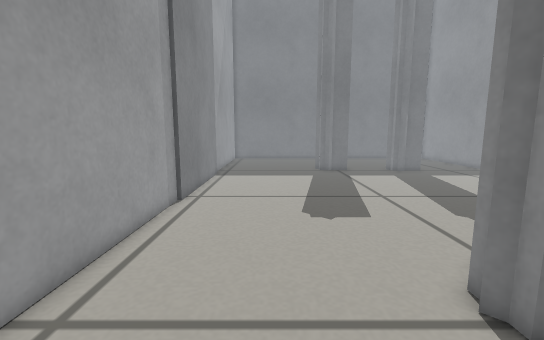
[1] (above)

16 first-person views from a walk through a robot-simulator world made for Gazebo. The camera is 0.35 m above the floor, tilts 8° down and sees 90° across. The floor is counted in squares, 0.1 m on a side. Each view is taken from the middle of a square. On the plan, view 1 faces up. The plan holds only what a view shows up to about 20 squares ahead; the rest is blank.

[2]
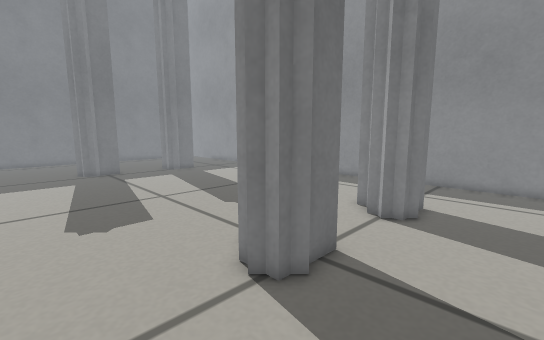

[3]
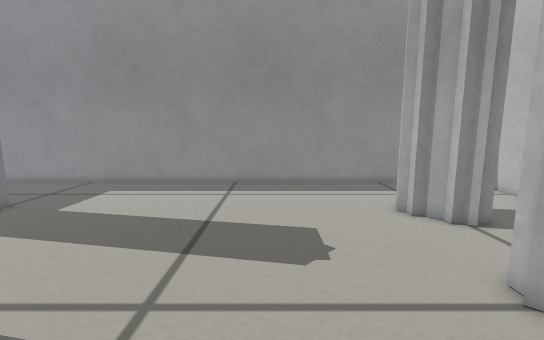

[4]
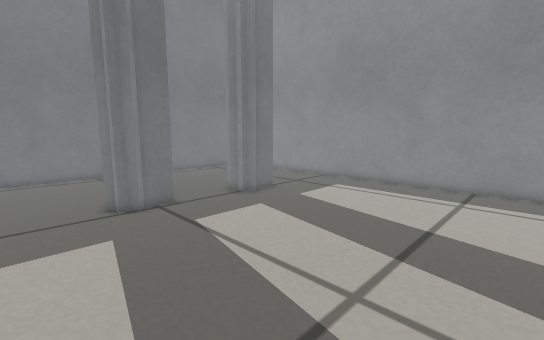

[5]
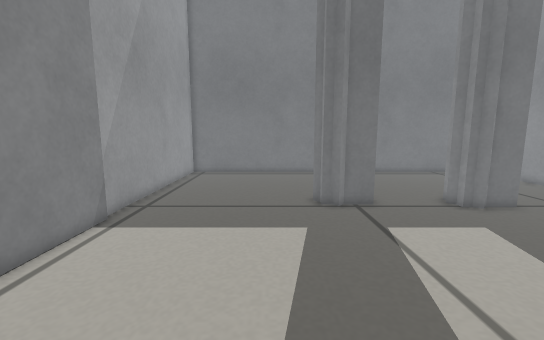

[6]
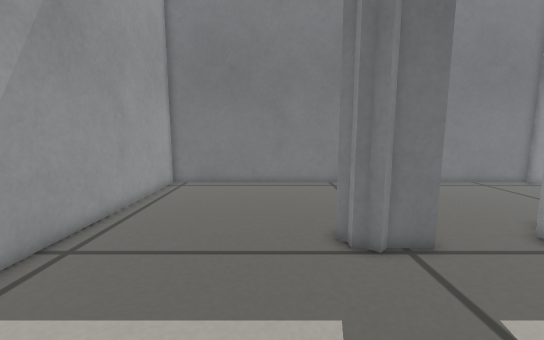

[7]
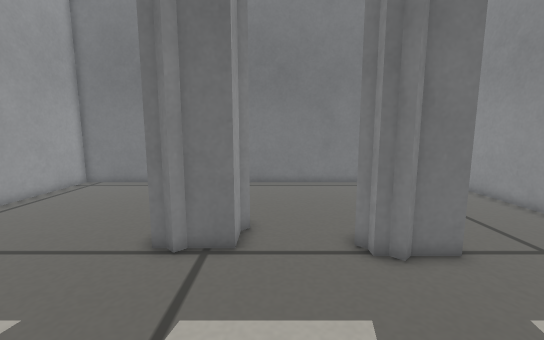

[8]
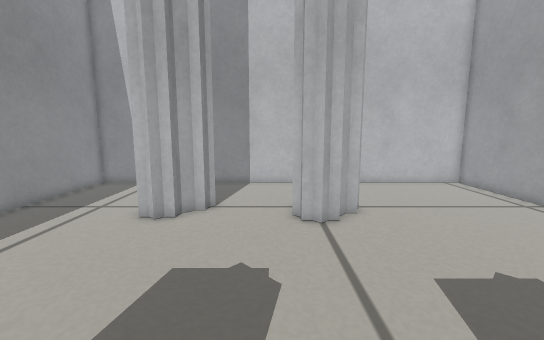

[9]
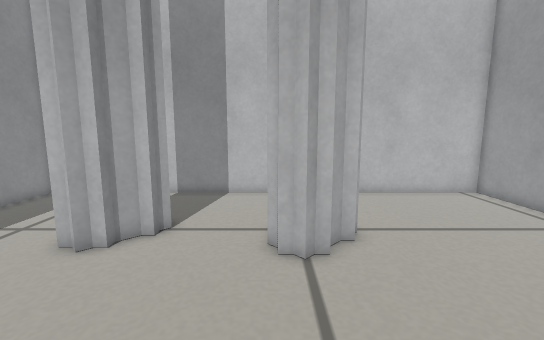

[10]
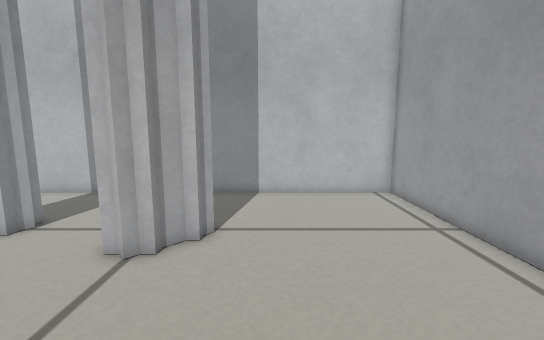

[11]
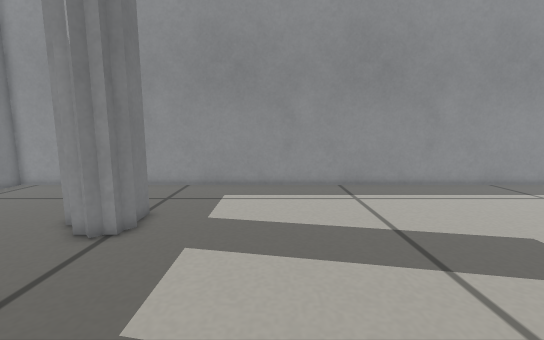

[12]
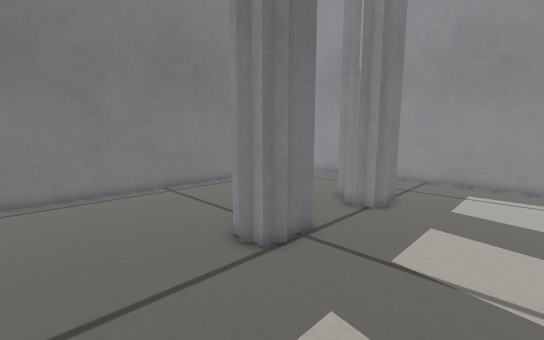

[13]
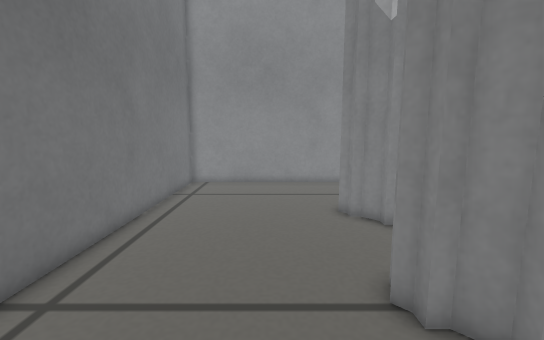

[14]
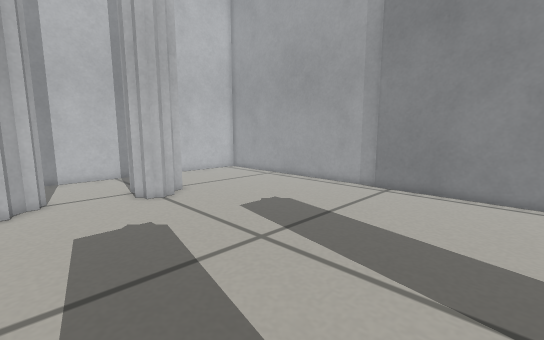

[15]
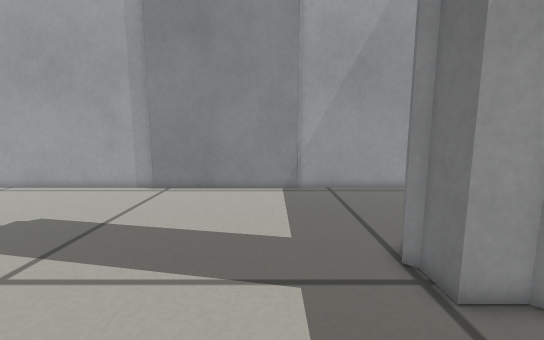

[16]
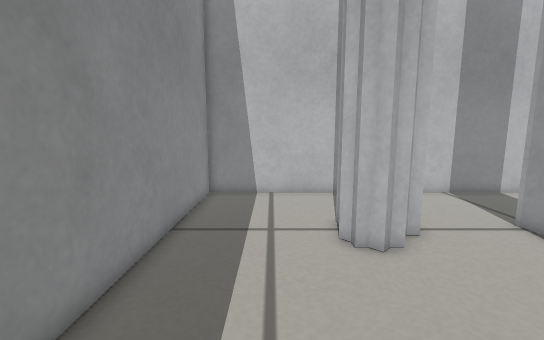

### Floor plan
Key: @ floor where view 1 was taken; # wall or solid block; . floor; L door leaf.
Columns run from 5 left of view 1 to 20 right of it. Each row starts with its distance up from view 1.
 36 ##########################
 35 #........................#
 34 #........................#
 33 #........................#
 32 #........................#
 31 #........................#
 30 #........................#
 29 #........................#
 28 #........................#
 27 #..........##....##......#
 26 #.........###...### .....#
 25 #.........###...###......#
 24 #................#.......#
 23 #........................#
 22 L........................#
 21 L........................#
 20 L........................#
 19 L........................#
 18 L........................#
 17 L........................#
 16 L........................#
 15 L........................#
 14 L........................#
 13 #........................#
 12 #........................#
 11 #........................#
 10 #........................#
  9 #........................#
  8 #........................#
  7 #........................#
  6 #.........###....##......#
  5 #.........###...###......#
  4 #.........##....###......#
  3 #........................#
  2 #........................#
  1 #........................#
  0 #....@...................#
 -1 #........................#
 -2 ##########################

Positions as (right, up) in squares from view 1, and headings:
1: (0, 0), facing up
2: (0, 0), facing up-right
3: (1, 12), facing right
4: (1, 12), facing up-right
5: (2, 12), facing up
6: (2, 17), facing up
7: (8, 17), facing up
8: (8, 17), facing down
9: (7, 14), facing down
10: (2, 14), facing down
11: (2, 19), facing right
12: (-1, 19), facing up-right
13: (1, 30), facing right
14: (12, 21), facing down-left
15: (12, 21), facing left
16: (16, 14), facing down
